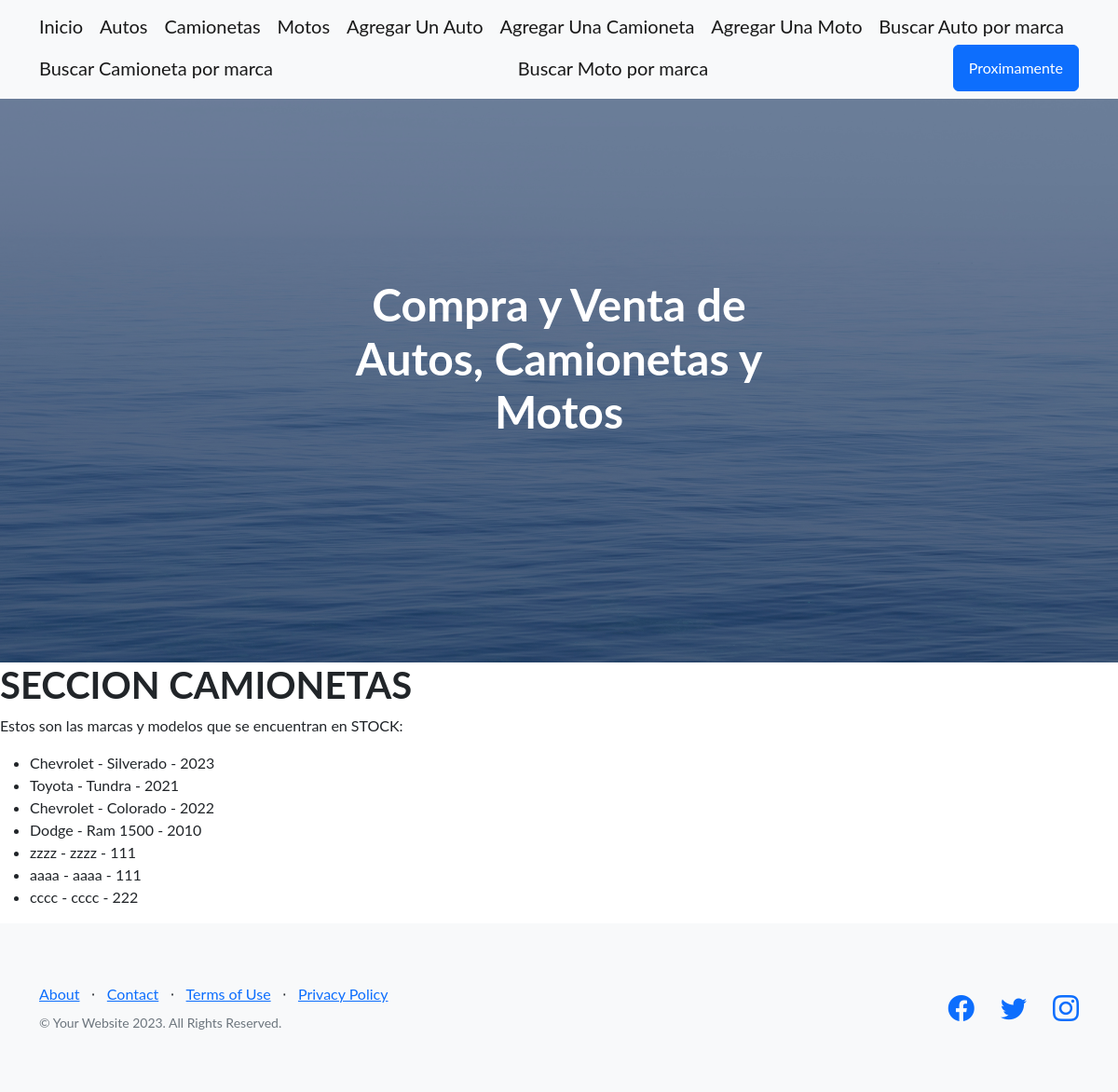
The page /CompraVenta/stock-camionetas/ on the database as committed earlier.
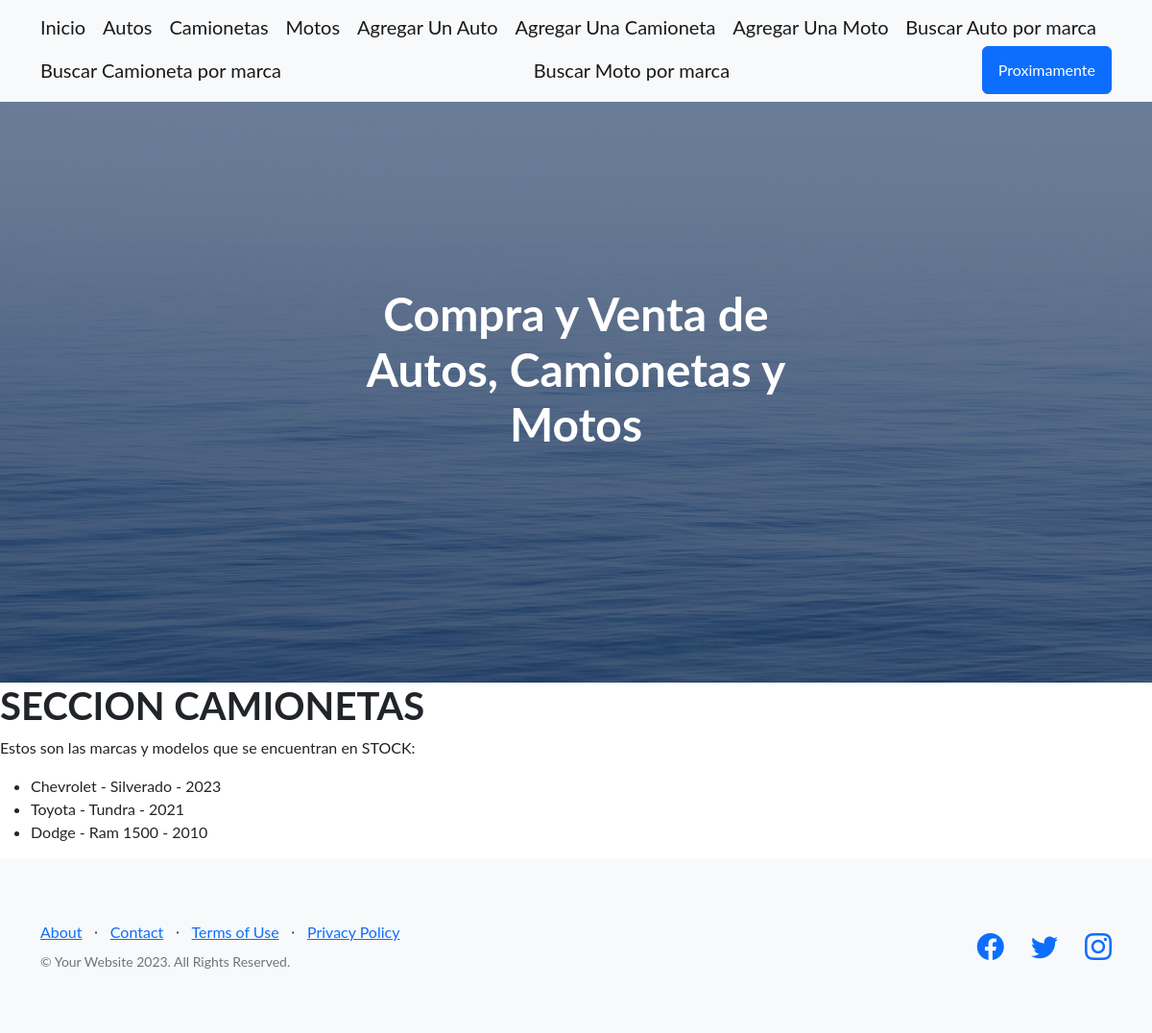
The same page on the database as committed later.
### CompraVenta/models.py (models this page shows)
class Camioneta(models.Model):
    marca = models.CharField(max_length=50)
    modelo = models.CharField(max_length=50)
    anio = models.IntegerField()
    def __str__(self):
        return f'{self.marca} - {self.modelo} - {self.anio}'

### CompraVenta/views.py (the view)
# urls.py: path('stock-camionetas/', stock_camionetas, name="Stock_Camionetas"),
def stock_camionetas(req):
     stock = Camioneta.objects.all()
     return render(req, "stock_camioneta.html", {"stock_camionetas": stock})

### CompraVenta/templates/stock_camioneta.html
{% extends 'padre.html' %}
{% block ContenidoQueCambia %}
<h1>SECCION CAMIONETAS</h1>
<p>Estos son las marcas y modelos que se encuentran en STOCK:</p>
    <ul>
        {% for camioneta in stock_camionetas  %}
            <li>{{camioneta}}</li>
        {% endfor %}
    </ul>
{% endblock ContenidoQueCambia %}

Rows that differ between the two databases and show on the page:
removed Camioneta: marca+modelo+anio "Chevrolet - Colorado - 2022"
removed Camioneta: marca+modelo+anio "zzzz - zzzz - 111"
removed Camioneta: marca+modelo+anio "aaaa - aaaa - 111"
removed Camioneta: marca+modelo+anio "cccc - cccc - 222"
